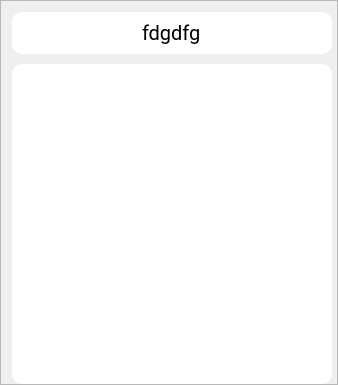
                   <widget class="QFrame" name="left_coloumn">
                    <property name="sizePolicy">
                     <sizepolicy hsizetype="Preferred" vsizetype="Preferred">
                      <horstretch>0</horstretch>
                      <verstretch>0</verstretch>
                     </sizepolicy>
                    </property>
                    <property name="frameShape">
                     <enum>QFrame::StyledPanel</enum>
                    </property>
                    <property name="frameShadow">
                     <enum>QFrame::Raised</enum>
                    </property>
                    <layout class="QVBoxLayout" name="verticalLayout_6">
                     <property name="spacing">
                      <number>10</number>
                     </property>
                     <property name="rightMargin">
                      <number>5</number>
                     </property>
                     <property name="bottomMargin">
                      <number>0</number>
                     </property>
                     <item>
                      <widget class="QFrame" name="title_frame">
                       <property name="sizePolicy">
                        <sizepolicy hsizetype="MinimumExpanding" vsizetype="MinimumExpanding">
                         <horstretch>0</horstretch>
                         <verstretch>0</verstretch>
                        </sizepolicy>
                       </property>
                       <property name="minimumSize">
                        <size>
                         <width>320</width>
                         <height>0</height>
                        </size>
                       </property>
                       <property name="maximumSize">
                        <size>
                         <width>320</width>
                         <height>16777215</height>
                        </size>
                       </property>
                       <property name="font">
                        <font>
                         <family>-apple-system,BlinkMacSystemFont,Segoe UI,Roboto,Oxygen- Sans,Ubuntu,Cantarell,Helvetica Neue,sans-serif</family>
                        </font>
                       </property>
                       <property name="styleSheet">
                        <string notr="true">background-color: rgb(255, 255, 255);
border-radius: 10px;</string>
                       </property>
                       <property name="frameShape">
                        <enum>QFrame::StyledPanel</enum>
                       </property>
                       <property name="frameShadow">
                        <enum>QFrame::Raised</enum>
                       </property>
                       <layout class="QVBoxLayout" name="verticalLayout_8">
                        <item alignment="Qt::AlignHCenter|Qt::AlignVCenter">
                         <widget class="QLabel" name="title_label">
                          <property name="sizePolicy">
                           <sizepolicy hsizetype="Expanding" vsizetype="Expanding">
                            <horstretch>0</horstretch>
                            <verstretch>0</verstretch>
                           </sizepolicy>
                          </property>
                          <property name="font">
                           <font>
                            <family>-apple-system,BlinkMacSystemFont,Segoe UI,Roboto,Oxygen- Sans,Ubuntu,Cantarell,Helvetica Neue,sans-serif</family>
                            <pointsize>15</pointsize>
                           </font>
                          </property>
                          <property name="text">
                           <string>fdgdfg</string>
                          </property>
                         </widget>
                        </item>
                       </layout>
                      </widget>
                     </item>
                     <item>
                      <widget class="QFrame" name="image_frame">
                       <property name="sizePolicy">
                        <sizepolicy hsizetype="Preferred" vsizetype="Preferred">
                         <horstretch>0</horstretch>
                         <verstretch>0</verstretch>
                        </sizepolicy>
                       </property>
                       <property name="minimumSize">
                        <size>
                         <width>320</width>
                         <height>320</height>
                        </size>
                       </property>
                       <property name="maximumSize">
                        <size>
                         <width>320</width>
                         <height>320</height>
                        </size>
                       </property>
                       <property name="styleSheet">
                        <string notr="true">background-color: rgb(255, 255, 255);
border-radius: 10px;</string>
                       </property>
                       <property name="frameShape">
                        <enum>QFrame::StyledPanel</enum>
                       </property>
                       <property name="frameShadow">
                        <enum>QFrame::Raised</enum>
                       </property>
                       <layout class="QVBoxLayout" name="verticalLayout_7">
                        <item>
                         <widget class="QLabel" name="image_label">
                          <property name="text">
                           <string/>
                          </property>
                          <property name="pixmap">
                           <pixmap resource="resources.qrc">:/icons/images/settings_hover.svg</pixmap>
                          </property>
                          <property name="scaledContents">
                           <bool>true</bool>
                          </property>
                         </widget>
                        </item>
                       </layout>
                      </widget>
                     </item>
                    </layout>
                   </widget>
